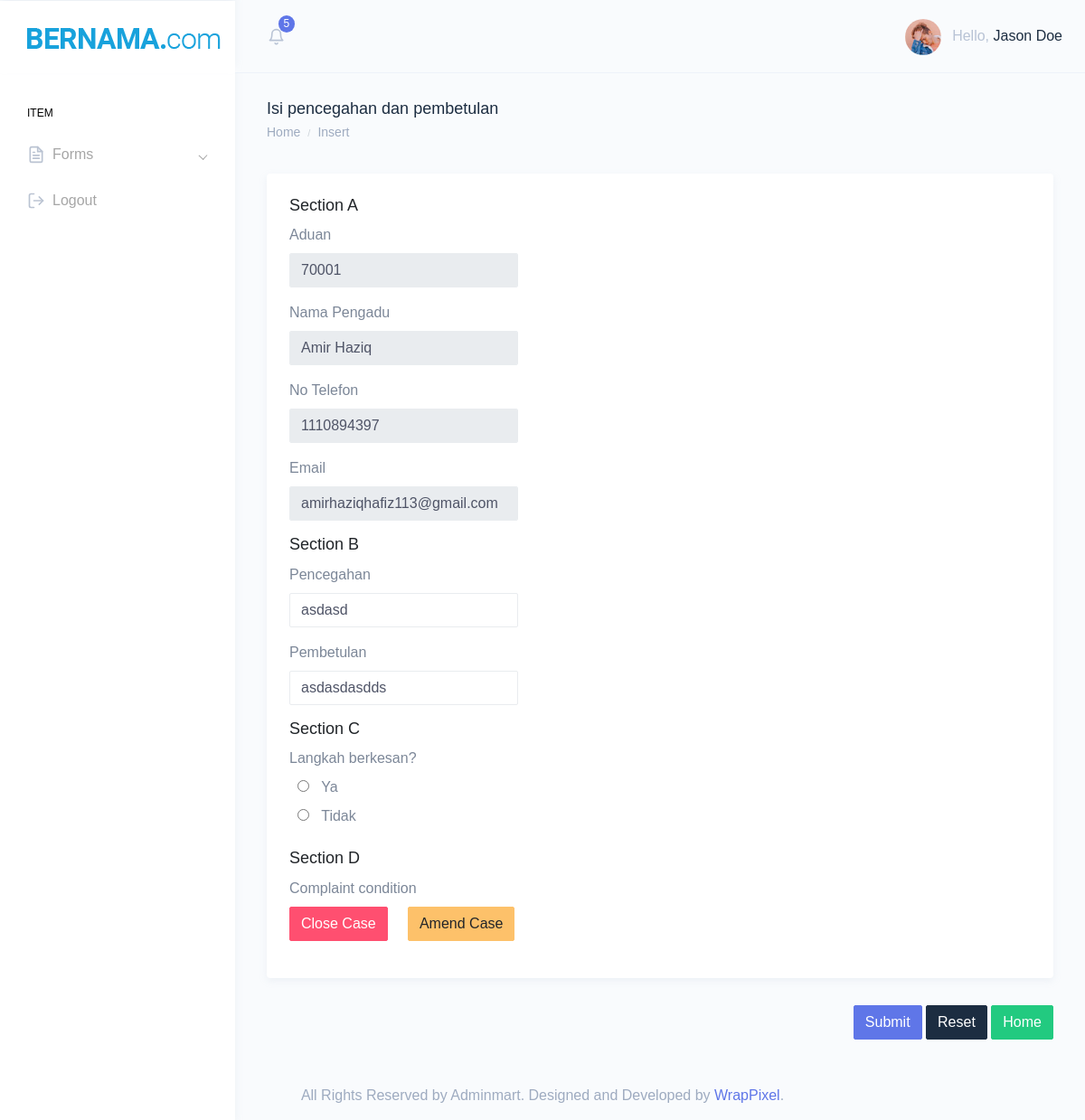
The page /super_form.php?id=70001 (signed in) on the database its author committed.
### tables this page shows
CREATE TABLE `aduan_tb` (
  `Aduan_ID` int(50) NOT NULL,
  `Category_ID` int(50) DEFAULT NULL,
  `Status_Desc` varchar(255) DEFAULT NULL,
  `Nama_Pengadu` varchar(100) NOT NULL,
  `No_Tel` int(20) NOT NULL,
  `Email` varchar(100) NOT NULL,
  `langkah` varchar(255) DEFAULT NULL,
  `Aduan_Info` varchar(1000) NOT NULL,
  `complaint_cond` varchar(50) DEFAULT NULL,
  `Timestamp_New` timestamp NULL DEFAULT current_timestamp() ON UPDATE current_timestamp(),
  `Timestamp_Pending` datetime DEFAULT NULL,
  `Timestamp_In_Progress` datetime DEFAULT NULL,
  `Timestamp_Closed` datetime DEFAULT NULL,
  `Timestamp_Amend` datetime DEFAULT NULL
);

CREATE TABLE `pencegahan` (
  `Prevention_ID` int(50) NOT NULL,
  `Aduan_ID` int(50) NOT NULL,
  `User_ID` int(50) NOT NULL,
  `Description` varchar(1000) NOT NULL,
  `Add_By` varchar(100) NOT NULL,
  `Timestamp` timestamp NOT NULL DEFAULT current_timestamp() ON UPDATE current_timestamp()
);

CREATE TABLE `pembetulan` (
  `Correction_ID` int(50) NOT NULL,
  `Aduan_ID` int(50) NOT NULL,
  `User_ID` int(50) NOT NULL,
  `Description` varchar(1000) NOT NULL,
  `Add_By` varchar(100) NOT NULL,
  `Timestamp` timestamp NOT NULL DEFAULT current_timestamp() ON UPDATE current_timestamp()
);

### super_form.php (the view, shortened to what this page needs)
<!DOCTYPE html>
<html dir="ltr" lang="en">
<?php
$connection = new mysqli("localhost", "root", "", "aduan");
if($_GET['id']){
    $id = $_GET['id'];
    $q = "SELECT * FROM aduan_tb WHERE Aduan_ID = $id";
    $result = mysqli_query($connection, $q);
    $row = mysqli_fetch_array($result);
    $q_pembetulan = "SELECT * FROM pembetulan WHERE Aduan_ID = $id";
    $result_pembetulan = mysqli_query($connection, $q_pembetulan);
    $row_pembetulan = mysqli_fetch_array($result_pembetulan);
    $q_pencegahan = "SELECT * FROM pencegahan WHERE Aduan_ID = $id";
    $result_pencegahan = mysqli_query($connection, $q_pencegahan);
    $row_pencegahan = mysqli_fetch_array($result_pencegahan);
}
?>
<head>
    <link href="dist/css/style.min.css" rel="stylesheet">
</head>
<body>
    <div id="main-wrapper" data-theme="light" data-layout="vertical" data-navbarbg="skin6" data-sidebartype="full"
        data-sidebar-position="fixed" data-header-position="fixed" data-boxed-layout="full">
        <?php
    include_once('super_header.php');
    ?>
        <div class="page-wrapper">
            <div class="page-breadcrumb">
                <div class="row">
                    <div class="col-7 align-self-center">
                        <h4 class="page-title text-truncate text-dark font-weight-medium mb-1">Isi pencegahan dan
                            pembetulan</h4>
                        <div class="d-flex align-items-center">
                            <nav aria-label="breadcrumb">
                                <ol class="breadcrumb m-0 p-0">
                                    <li class="breadcrumb-item"><a href="display_data.php" class="text-muted">Home</a>
                                    </li>
                                    <li class="breadcrumb-item text-muted active" aria-current="page">Insert</li>
                                </ol>
                            </nav>
                        </div>
                    </div>
                </div>
            </div>
            <div class="container-fluid">
                <div class="row">
                    <div class="col-12">
                        <div class="card">
                            <div class="card-body">
                                <h4 class="card-title">Section A</h4>
                                <form action="update.php" method="POST">
                                    <div class="form-body">
                                        <label>Aduan </label>
                                        <div class="row">
                                            <div class="col-md-4">
                                                <div class="form-group">
                                                    <input type="text" class="form-control" name="Aduan_ID" placeholder="" value="<?php echo $row['Aduan_ID'] ?>" readonly>
                                                </div>
                                            </div>
                                        </div>
                                        <label>Nama Pengadu</label>
                                        <div class="row">
                                            <div class="col-md-4">
                                                <div class="form-group">
                                                    <input type="text" class="form-control" name="Nama_Pengadu" placeholder="" value="<?php echo $row['Nama_Pengadu'] ?>" readonly>
                                                </div>
                                            </div>
                                        </div>
                                        <label>No Telefon</label>
                                        <div class="row">
                                            <div class="col-md-4">
                                                <div class="form-group">
                                                    <input type="text" class="form-control" name="No_Tel" placeholder="" value="<?php echo $row['No_Tel'] ?>" readonly>
                                                </div>
                                            </div>
                                        </div>
                                        <label>Email </label>
                                        <div class="row">
                                            <div class="col-md-4">
                                                <div class="form-group">
                                                    <input type="text" class="form-control" name="Email" placeholder="" value="<?php echo $row['Email'] ?>" readonly>
                                                </div>
                                            </div>
                                        </div>
                                        <h4 class="card-title">Section B</h4>
                                        <label>Pencegahan </label>
                                        <div class="row">
                                            <div class="col-md-4">
                                                <div class="form-group">
                                                    <input type="text" class="form-control" name="pencegahan" placeholder="Isi langkah pencegahan" value="<?= isset($row_pencegahan['Description']) ? $row_pencegahan['Description'] : '' ?>" required>
                                                </div>
                                            </div>
                                        </div>
                                        <label>Pembetulan </label>
                                        <div class="row">
                                            <div class="col-md-4">
                                                <div class="form-group">
                                                    <input type="text" class="form-control" name="pembetulan" placeholder="Isi langkah pembetulan" value="<?= isset($row_pembetulan['Description']) ? $row_pembetulan['Description'] : '' ?>" required>
                                                </div>
                                            </div>
                                        </div>
                                        <h4 class="card-title">Section C</h4>
                                        <label>Langkah berkesan? </label>
                                        <div class="row">
                                            <div class="col-md-4">
                                                <div class="form-group">
                                                  <input type="radio" id="Ya" name="fav_language" value="Ya">
                                                  <label for="Ya">Ya</label><br>
                                                  <input type="radio" id="Tidak" name="fav_language" value="Tidak">
                                                  <label for="Tidak">Tidak</label>
                                                </div>
                                            </div>
                                        </div>
                                        <h4 class="card-title">Section D</h4>
                                        <label>Complaint condition</label>
                                        <div class="row">
                                            <div class="col-md-4">
                                                <div class="form-group">
                                                <button type="button" class="btn btn-danger">Close Case</button>
                                                <button type="button" class="btn btn-warning">Amend Case</button>                                                </div>
                                            </div>
                                        </div>
                                        </div>
                                        </div>
                                    </div>
                                    <div class="form-actions">
                                        <div class="text-right">
                                            <button type="submit" class="btn btn-info">Submit</button>
                                            <button type="reset" class="btn btn-dark">Reset</button>
                                            <a class="btn btn-success" href="display_data.php">Home</a>
                                        </div>
                                    </div>
                            </div>
                        </div>
                    </div>
                </div>
            </div>
            <footer class="footer text-center text-muted">
                All Rights Reserved by Adminmart. Designed and Developed by <a
                    href="https://wrappixel.com">WrapPixel</a>.
            </footer>
        </div>
</body>
</html>

### rows shown on the page
aduan_tb: Aduan_ID "70001", Nama_Pengadu "Amir Haziq", No_Tel "1110894397", Email "amirhaziqhafiz113@gmail.com"
pencegahan: pencegahan "asdasd"
pembetulan: pembetulan "asdasdasdds"
